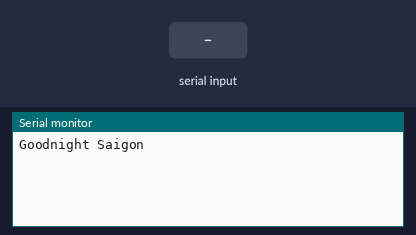
Bench run of a sketch on a simulated Arduino Uno, built with avr-gcc and run on an emulated ATmega328P. Shown: the last lines printed to the serial monitor. The inputs (shaded band) are chosen by the test bench.

Above: at 1.2 s.
1.3 s: "1" received over the second serial link
At 2.0 s:
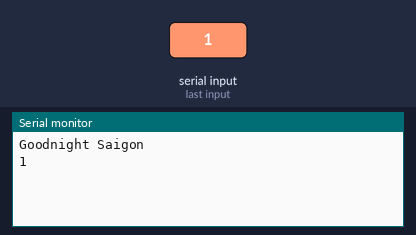
2.8 s: "0" received over the second serial link
At 4.3 s:
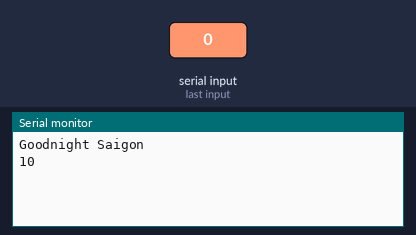

Measured:
- after the input at 1.3 s, the serial monitor: prints a new line at once (image 1)
- after the input at 2.8 s, the serial monitor: prints a new line at once (image 2)

The sketch:

SoftwareSerialExample.ino
```cpp
/*

  Software serial multiple serial test

  The circuit:
  * RX is digital pin 10
  * TX is digital pin 11

*/

#include <SoftwareSerial.h>

SoftwareSerial mySerial(10, 11);

void setup() {

   // open a serial connection and wait for ports to initialize
   Serial.begin(57600);
   while (!Serial) {
    ; // wait for serial ports to connect
   }

   Serial.println("Goodnight Saigon");

   // set the data rate for the Software Serial port
   mySerial.begin(4800);
   mySerial.println("Hello World!");

}

void loop() {

  if (mySerial.available()) {

    Serial.write(mySerial.read());

  }

  if (Serial.available()) {

    mySerial.write(Serial.read());

  }

}
```
